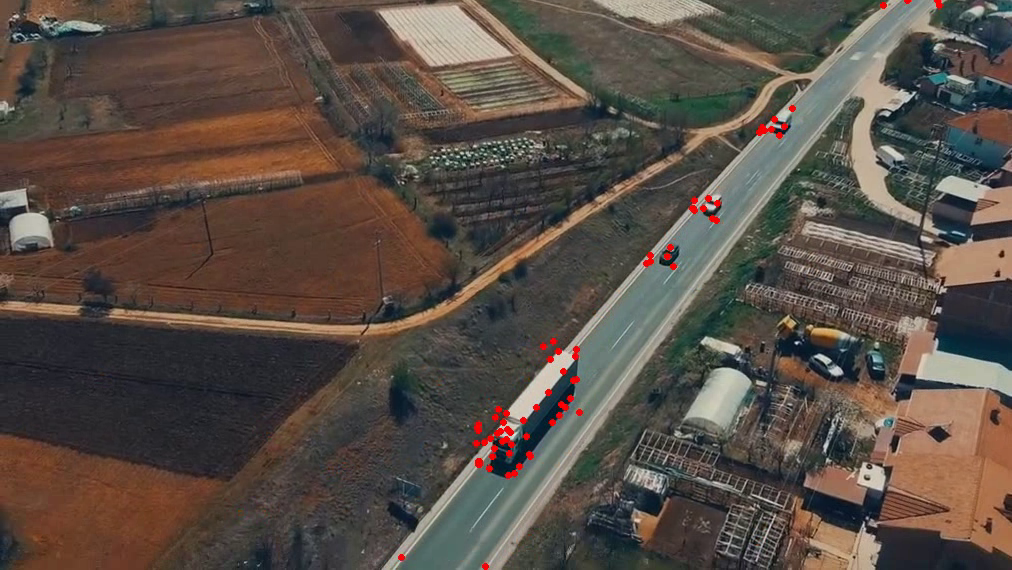
#> input picture frame 8 of Tracker/Video output/writer3.avi, 1012 x 570 px, given in place of 911.mp4, which was not available
$ python tracker3.py
#> lines starting #> are read from the running program, lines starting #| are printed output that depends on the picture; long printed decimals are rounded; pictures that were not available may be replaced by others from this repository, and a replacement may not be noted
import numpy as np
import cv2

cap = cv2.VideoCapture("911.mp4")
w = int(cap.get(cv2.CAP_PROP_FRAME_WIDTH))
h = int(cap.get(cv2.CAP_PROP_FRAME_HEIGHT))
print(w,h)
writer = cv2.VideoWriter('writer3.avi', cv2.VideoWriter_fourcc(*'XVID'), 15.0, (w, h))

# params for ShiTomasi corner detection
feature_params = dict(maxCorners=10000,
                      qualityLevel=0.003,
                      minDistance=8,
                      blockSize=7)

# Parameters for lucas kanade optical flow
lk_params = dict(winSize=(10, 10),
                 maxLevel=2,
                 criteria=(cv2.TERM_CRITERIA_EPS | cv2.TERM_CRITERIA_COUNT, 10, 0.03))

# Create some random colors
color = (0, 0, 255) #np.random.randint(0, 255, (100, 3))

# Take first frame and find corners in it Возьмите первый кадр и найдите в нем углы
ret, old_frame = cap.read()
#> old_frame is the input picture: shape (570, 1012, 3); mean B, G, R 69.9, 77.9, 88.9
old_gray = cv2.cvtColor(old_frame, cv2.COLOR_BGR2GRAY)
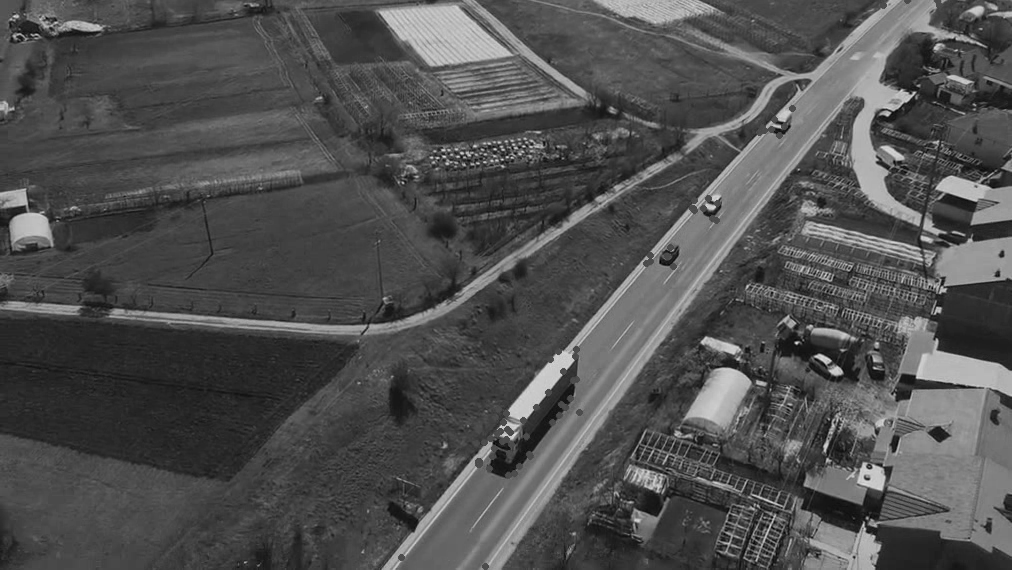
#> old_gray: shape (570, 1012); min 0, max 228, mean 80.2
p0 = cv2.goodFeaturesToTrack(old_gray, mask=None, **feature_params)
#> p0 = 2880 rows, first 8: [869, 466], [462, 154], [938, 309], [840, 372], [830, 361], [510, 436], [562, 370], [888, 113]
# Create a mask image for drawing purposes Создайте изображение маски для целей рисования
mask = np.zeros_like(old_frame)
t = 20
flag = True
fps = 0
good_new = np.zeros((1, 2))
good_new1 = np.zeros((1, 2))
while (fps < 10000):
    #print(len(p0))
    ret, frame = cap.read()
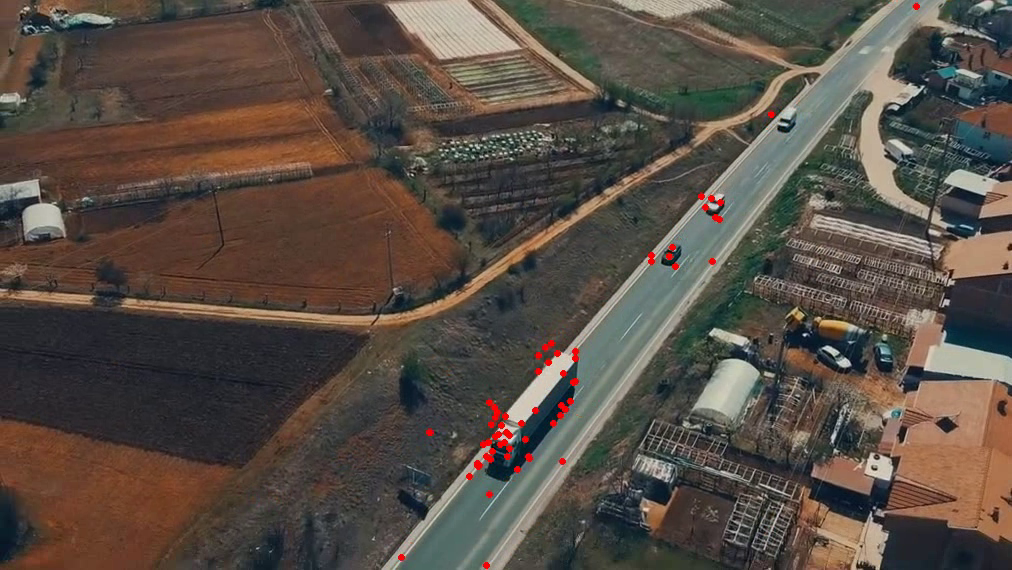
#> input picture frame 9 of Tracker/Video output/writer3.avi, 1012 x 570 px, given in place of 911.mp4, which was not available
#> frame is the input picture: shape (570, 1012, 3); mean B, G, R 69, 77.4, 87.8
    if fps % 3 == 0:
        if t < 19: #t < 100: #or fps % 30000 == 0 or fps != 0:
            print()
            good_new1 = good_new
            old_gray = cv2.cvtColor(old_frame, cv2.COLOR_BGR2GRAY)
            p0 = cv2.goodFeaturesToTrack(old_gray, mask=None, **feature_params)
    # Create a mask image for drawing purposes Создайте изображение маски для целей рисования
            mask = np.zeros_like(old_frame)
            flag = True


        frame_gray = cv2.cvtColor(frame, cv2.COLOR_BGR2GRAY)
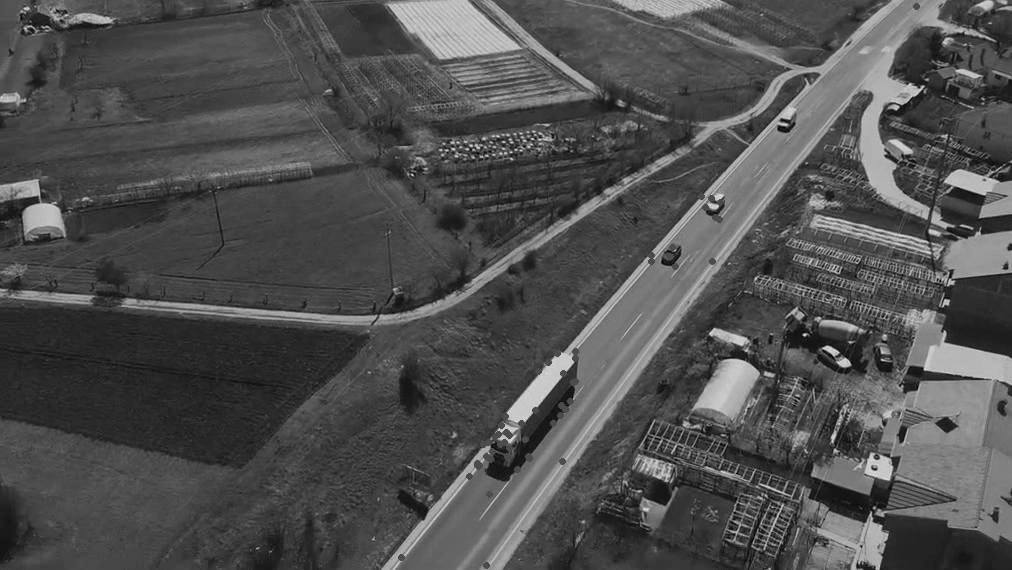
#> frame_gray: shape (570, 1012); min 1, max 228, mean 79.5

    # calculate optical flow
        p1, st, err = cv2.calcOpticalFlowPyrLK(old_gray, frame_gray, p0, None, **lk_params)
#> p1 = 2880 rows, first 8: [876.4, 456.5], [464.9, 144.7], [946, 301.4], [848, 363.7], [837.8, 352.8], [508.6, 439.1], [561.9, 371.9], [896.6, 106.9]; st = 2880 values, max 1 at index 0, min 0 at index 197, mean 0.974; err = 2880 values, max 2.35e+38 at index 2570, min -9.11e+35 at index 1566, mean inf

    # Select good points

        good_new = p1[st == 1]
#> good_new = 2804 pairs, first value -2.26 to 1010.5, second value -5.32 to 574.5
        good_old = p0[st == 1]
#> good_old = 2804 pairs, first value 1 to 1010, second value 1 to 568
        if len(good_new1) > 1:
            np.append(good_new, good_new1, 0)
        t = 0
        summa = 0
        for i, (new, old) in enumerate(zip(good_new, good_old)):
        #print(good_new)
            a, b = new.ravel()
            c, d = old.ravel()
            deltaX = abs(a-c)
            deltaY = abs(b-d)
            delta = (deltaX**2+deltaY**2)**0.5
            summa += delta
            if flag == True:
                dddd = summa / i
            if delta < dddd*0.09 or delta > dddd*10.5:
                frame = cv2.circle(frame, (int(a), int(b)), 2, color, 2)
                #cv2.putText(frame, str(i), (int(a), int(b)), cv2.FONT_HERSHEY_SIMPLEX,
                            #0.4, color, 1)
                print (i, delta)
                t = t + 1
#> this loop made 2804 passes
#> (a, b, c, d, deltaX, deltaY, delta, summa) on pass 1: (876.4, 456.5, 869, 466, 7.44, 9.51, 12.07, 12.07)
#> (a, b, c, d, deltaX, deltaY, delta, summa) on passes 2 to 7: (464.9, 144.7, 462, 154, 2.86, 9.32, 9.75, 21.82), (946, 301.4, 938, 309, 7.99, 7.62, 11.04, 32.86), (848, 363.7, 840, 372, 7.97, 8.26, 11.47, 44.33), (837.8, 352.8, 830, 361, 7.81, 8.19, 11.32, 55.65), (508.6, 439.1, 510, 436, 1.39, 3.12, 3.41, 59.07), (561.9, 371.9, 562, 370, 0.0795, 1.93, 1.93, 61)
#| 0 12.074
#> (further printed lines are left out)
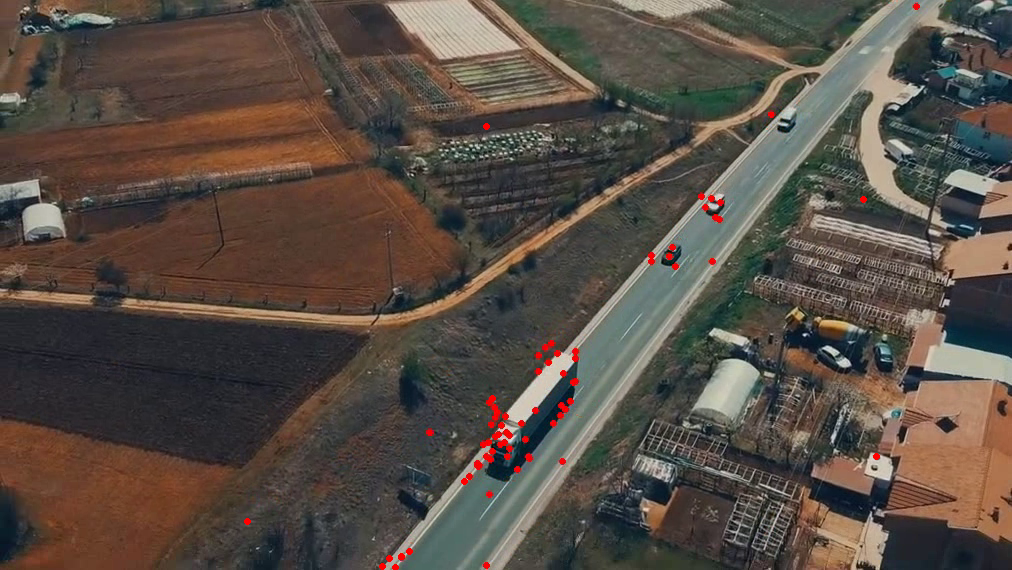
#> frame: shape (570, 1012, 3); mean B, G, R 68.9, 77.3, 87.9
        print('dddddddddddddddddd', dddd)
#| dddddddddddddddddd 13.373
        flag = False
        img = cv2.add(frame, mask)
        cv2.imshow('frame', img)
        k = cv2.waitKey(50) & 0xff
#> (key x is pressed here)
        if k == 27:
            break
    # Now update the previous frame and previous points
        old_gray = frame_gray.copy()
        p0 = good_new.reshape(-1, 1, 2)
        writer.write(frame)
    fps += 1
cap.release()
writer.release()
cv2.destroyAllWindows()
'''

import cv2
import numpy as np

# Create an object to read camera video
cap = cv2.VideoCapture('12.mp4')

# Check if camera opened successfully
if (cap.isOpened() == False):
    print("Camera is unable to open.")

# Set resolutions of frame.
# convert from float to integer.
frame_width = int(cap.get(3))
frame_height = int(cap.get(4))

# Create VideoWriter object.
# and store the output in 'captured_video.avi' file.

video_cod = cv2.VideoWriter_fourcc(*'XVID')
video_output = cv2.VideoWriter('captured_video.avi',
                               video_cod,
                               10,
                               (frame_width, frame_height))

while (True):
    ret, frame = cap.read()

    if ret == True:

        # Write the frame into the file 'captured_video.avi'
        video_output.write(frame)

        # Display the frame, saved in the file
        cv2.imshow('frame', frame)

        # Press x on keyboard to stop recording
        if cv2.waitKey(1) & 0xFF == ord('x'):
            break

    # Break the loop
    else:
        break

    # release video capture
# and video write objects
cap.release()
video_output.release()

# Closes all the frames
cv2.destroyAllWindows()

print("The video was successfully saved")
'''

$ run again, starting later in the video
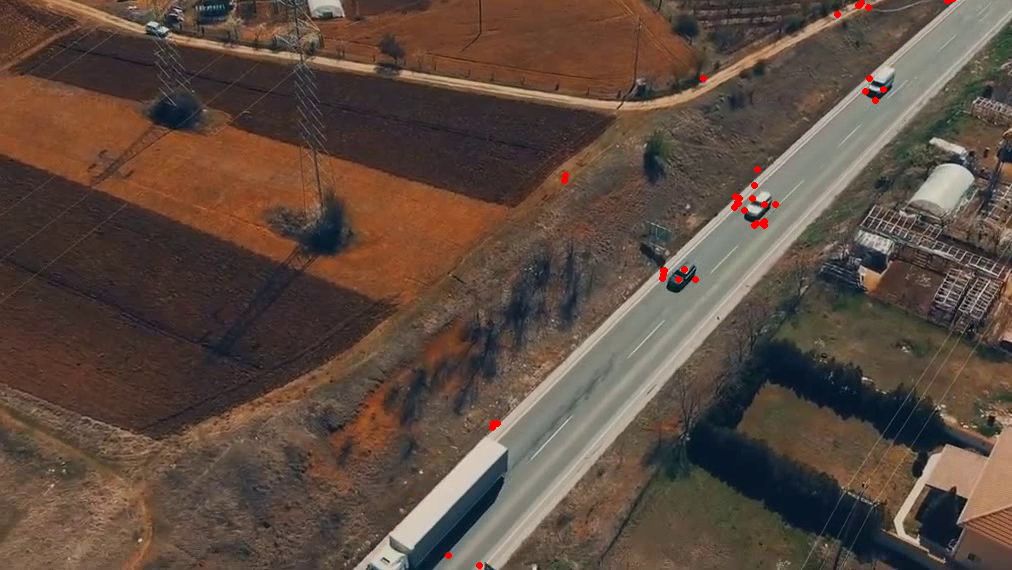
#> input picture frame 37 of Tracker/Video output/writer3.avi, 1012 x 570 px, given in place of 911.mp4, which was not available
#> old_frame is the input picture: shape (570, 1012, 3); mean B, G, R 64.3, 75.1, 92.6
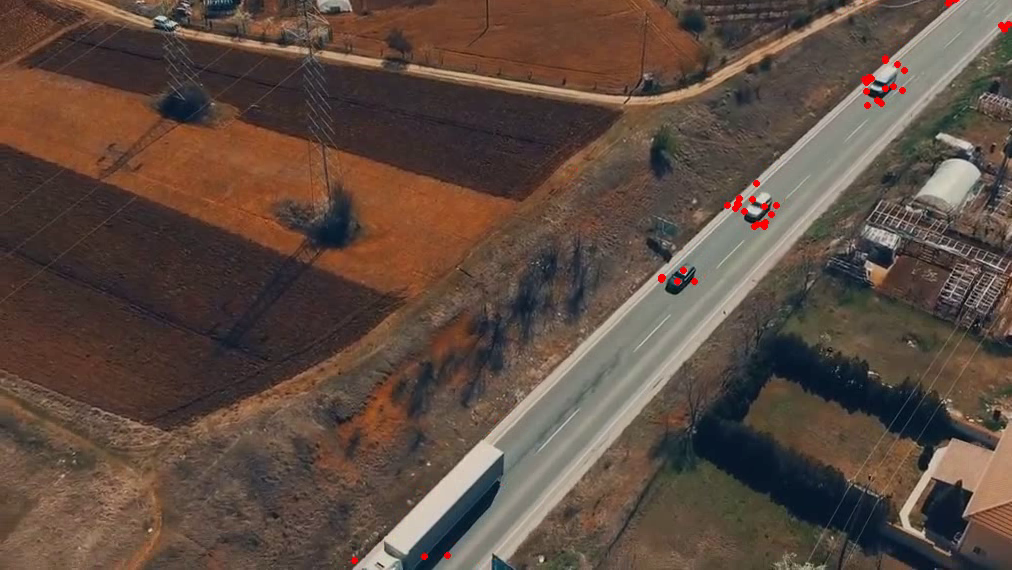
#> input picture frame 38 of Tracker/Video output/writer3.avi, 1012 x 570 px, given in place of 911.mp4, which was not available
#> frame is the input picture: shape (570, 1012, 3); mean B, G, R 64.9, 75.2, 93.3
#> st = 3337 values, max 1 at index 0, min 0 at index 23, mean 0.988
#> good_new = 3297 pairs, first value 9.74 to 1016.5, second value -5.05 to 570
#> good_old = 3297 pairs, first value 1 to 1010, second value 1 to 568
#> the loop `for i, (new, old) in enumerate(zip(good_new, good_old)):` made 3297 passes
#> (a, b, c, d, deltaX, deltaY, delta, summa) on passes 1, 54: (990.2, 288.1, 984, 293, 6.18, 4.93, 7.91, 7.91), (741.2, 194.5, 741, 194, 0.205, 0.457, 0.501, 412.9)
#> (printed output is left out)
#> after the loop `for i, (new, old) in enumerate(zip(good_new, good_old)):`:
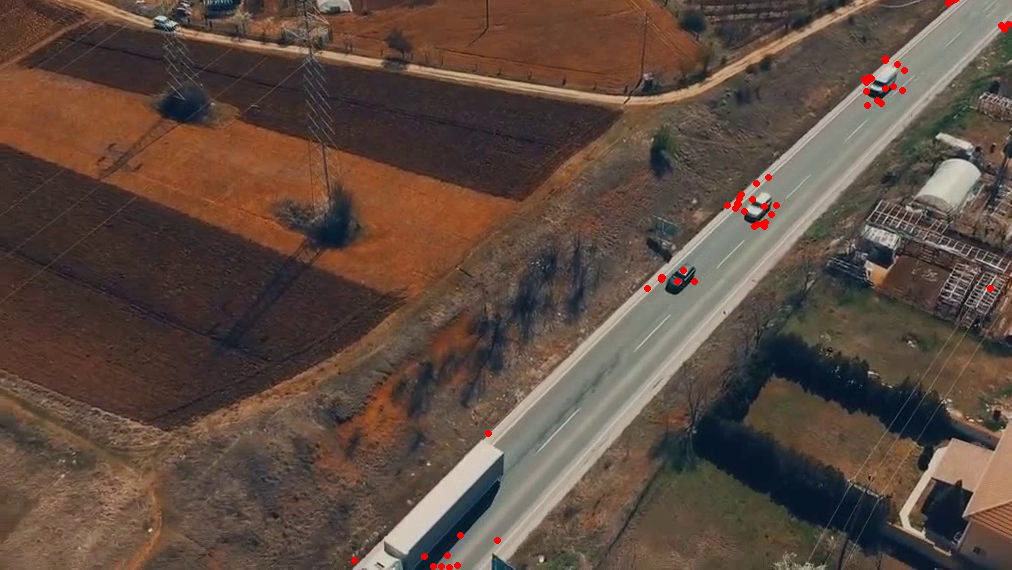
#> frame: shape (570, 1012, 3); mean B, G, R 64.8, 75.2, 93.4
#| dddddddddddddddddd 9.976

$ run again, starting later in the video
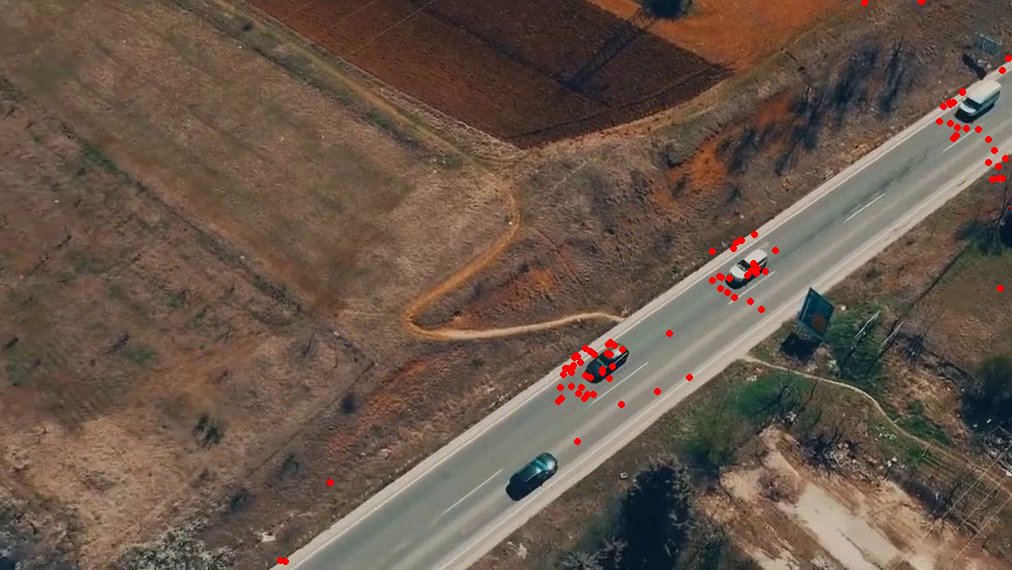
#> input picture frame 66 of Tracker/Video output/writer3.avi, 1012 x 570 px, given in place of 911.mp4, which was not available
#> old_frame is the input picture: shape (570, 1012, 3); mean B, G, R 73.6, 86.3, 103.9
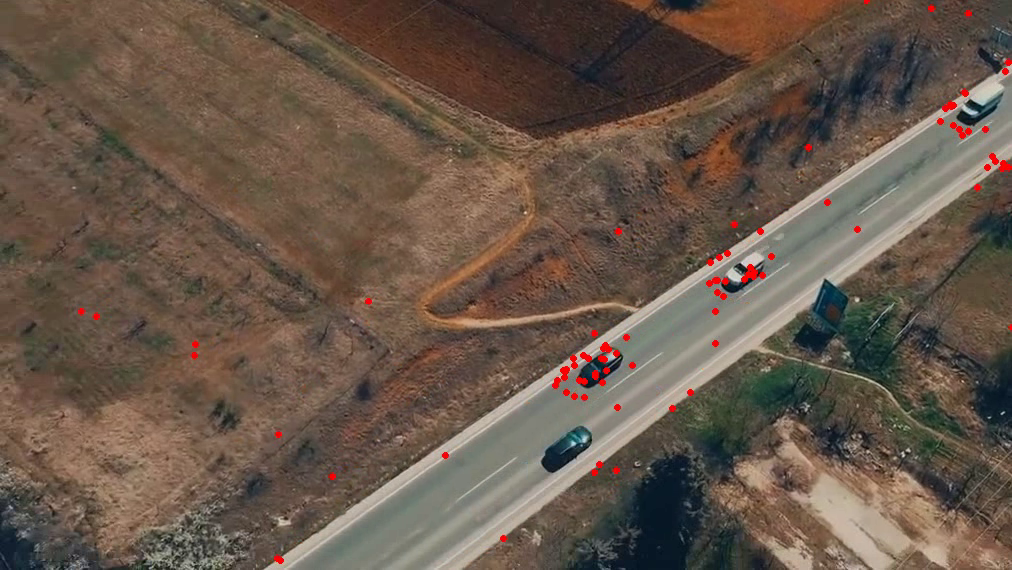
#> input picture frame 67 of Tracker/Video output/writer3.avi, 1012 x 570 px, given in place of 911.mp4, which was not available
#> frame is the input picture: shape (570, 1012, 3); mean B, G, R 73.9, 86.8, 103.6
#> st = 3704 values, max 1 at index 0, min 0 at index 28, mean 0.966; err = 3704 values, max 5.86e+33 at index 3679, min -3.53e-29 at index 28, mean 2.94e+30
#> good_new = 3579 pairs, first value 2.49 to 1016.3, second value -5.46 to 572.6
#> good_old = 3579 pairs, first value 1 to 1010, second value 1 to 568
#> the loop `for i, (new, old) in enumerate(zip(good_new, good_old)):` made 3579 passes
#> (a, b, c, d, deltaX, deltaY, delta, summa) on passes 1 to 8: (903.8, 453.9, 890, 463, 13.84, 9.13, 16.58, 16.58), (410.9, 560.1, 538, 470, 127.1, 90.05, 155.7, 172.3), (612.1, 355.2, 618, 351, 5.92, 4.19, 7.25, 179.6), (568.1, 364.1, 574, 362, 5.94, 2.09, 6.3, 185.9), (744.9, 263.7, 748, 260, 3.07, 3.74, 4.84, 190.7), (969.3, 97.83, 967, 96, 2.25, 1.83, 2.9, 193.6), (987, 167, 988, 162, 1.02, 5.02, 5.12, 198.7), (1005.1, 71.21, 1002, 70, 3.11, 1.21, 3.34, 202.1)
#> (printed output is left out)
#> after the loop `for i, (new, old) in enumerate(zip(good_new, good_old)):`:
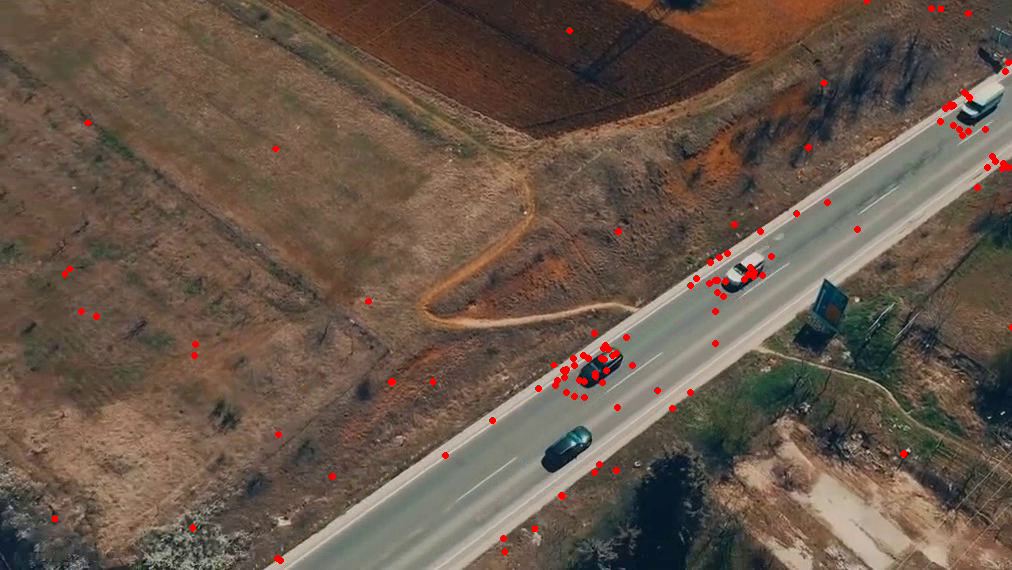
#> frame: shape (570, 1012, 3); mean B, G, R 73.8, 86.7, 103.8
#| dddddddddddddddddd 19.270
